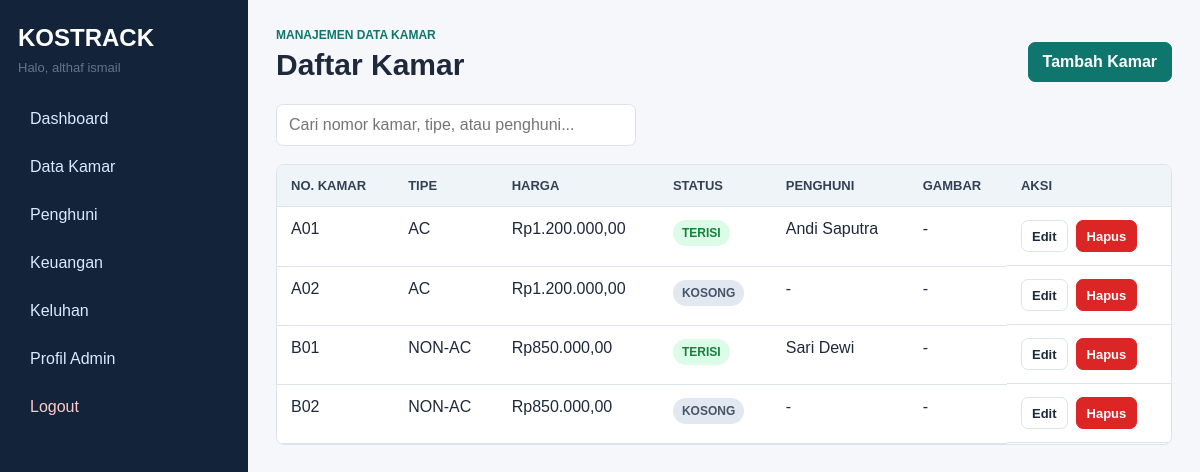
/index.php?route=owner/rooms (signed in), run on the app's committed database.
### tables this page shows
CREATE TABLE rooms (
  id INT AUTO_INCREMENT PRIMARY KEY,
  room_number VARCHAR(20) NOT NULL UNIQUE,
  type ENUM('AC','NON-AC') NOT NULL,
  price DECIMAL(12,2) NOT NULL,
  status ENUM('kosong','terisi') NOT NULL DEFAULT 'kosong',
  image VARCHAR(255) DEFAULT NULL,
  created_at TIMESTAMP DEFAULT CURRENT_TIMESTAMP
);

### app/core/Controller.php (called while the page is built, shortened)
<?php
abstract class Controller
{
    protected function view(string $view, array $data = []): void
    {
        extract($data);
        $viewFile = __DIR__ . '/../views/' . $view . '.php';
        require __DIR__ . '/../views/layouts/header.php';
        require $viewFile;
        require __DIR__ . '/../views/layouts/footer.php';
    }
}

### app/controllers/OwnerController.php (called while the page is built, shortened)
<?php
class OwnerController extends Controller
{
    public function rooms(): void
    {
        $this->view('owner/rooms', ['title' => 'Manajemen Kamar', 'rooms' => (new Room())->all()]);
    }
}

### index.php (called while the page is built, shortened)
<?php
require_once __DIR__ . '/../app/config/Database.php';
require_once __DIR__ . '/../app/core/helpers.php';
require_once __DIR__ . '/../app/core/Model.php';
require_once __DIR__ . '/../app/core/Controller.php';
$route = $_GET['route'] ?? 'auth/login';
[$controllerName, $method] = array_pad(explode('/', $route), 2, 'index');
(new $controllerClass())->$method();

### app/core/Model.php (called while the page is built, shortened)
<?php
abstract class Model
{
    public function __construct()
    {
        $this->db = Database::connect();
    }
}

### app/config/Database.php (called while the page is built)
<?php
class Database
{
    private static ?PDO $pdo = null;
    public static function connect(): PDO
    {
        if (self::$pdo === null) {
            $dsn = 'mysql:host=' . DB_HOST . ';dbname=' . DB_NAME . ';charset=utf8mb4';
            self::$pdo = new PDO($dsn, DB_USER, DB_PASS, [
                PDO::ATTR_ERRMODE => PDO::ERRMODE_EXCEPTION,
                PDO::ATTR_DEFAULT_FETCH_MODE => PDO::FETCH_ASSOC,
            ]);
        }
        return self::$pdo;
    }
}

### app/models/Room.php (called while the page is built, shortened)
<?php
class Room extends Model
{
    public function all(string $search = ''): array
    {
        $sql = "SELECT r.*, TRIM(CONCAT(COALESCE(u.nama_depan, ''), ' ', COALESCE(u.nama_belakang, ''))) AS tenant_name
                FROM rooms r
                LEFT JOIN tenants t ON t.room_id = r.id AND t.status = 'aktif'
                LEFT JOIN users u ON u.id = t.user_id";
        $params = [];
        $sql .= ' ORDER BY r.room_number ASC';
        $stmt = $this->db->prepare($sql);
        $stmt->execute($params);
        return $stmt->fetchAll();
    }
}

### app/core/helpers.php (called while the page is built, shortened)
<?php
function url(string $path = ''): string
{
    return rtrim(BASE_URL, '/') . '/' . ltrim($path, '/');
}
function rupiah($number): string
{
    return 'Rp' . number_format((float) $number, 2, ',', '.');
}
function e(?string $value): string
{
    return htmlspecialchars((string) $value, ENT_QUOTES, 'UTF-8');
}

### app/view/owner/rooms.php (the view, shortened to what this page needs)
<header class="page-header">
    <div>
        <p class="eyebrow">Manajemen Data Kamar</p>
        <h1>Daftar Kamar</h1>
    </div>
    <button class="btn primary" data-open-modal="roomCreateModal">Tambah Kamar</button>
</header>
<section class="toolbar">
    <input id="roomSearch" placeholder="Cari nomor kamar, tipe, atau penghuni...">
</section>
<div class="table-wrap">
    <table>
        <thead>
        <tr>
            <th>No. Kamar</th>
            <th>Tipe</th>
            <th>Harga</th>
            <th>Status</th>
            <th>Penghuni</th>
            <th>Gambar</th>
            <th>Aksi</th>
        </tr>
        </thead>
        <tbody id="roomRows">
        <?php foreach ($rooms as $room): ?>
            <tr>
                <td><?= e($room['room_number']) ?></td>
                <td><?= e($room['type']) ?></td>
                <td><?= rupiah($room['price']) ?></td>
                <td><span class="badge <?= $room['status'] === 'terisi' ? 'green' : 'neutral' ?>"><?= strtoupper($room['status']) ?></span></td>
                <td><?= e($room['tenant_name'] ?: '-') ?></td>
                <td><?= $room['image'] ? '<img class="thumb" src="' . e(url('uploads/rooms/' . $room['image'])) . '" alt="Kamar">' : '-' ?></td>
                <td class="actions">
                    <button class="btn small" data-fill-room='<?= e(json_encode($room)) ?>' data-open-modal="roomEditModal">Edit</button>
                    <form method="post" action="<?= url('index.php?route=owner/deleteRoom') ?>" data-confirm="Hapus kamar ini?">
                        <button class="btn small danger" type="submit">Hapus</button>
                    </form>
                </td>
            </tr>
        <?php endforeach; ?>
        </tbody>
    </table>
</div>

### public/asset/css/style.css (style rules this page uses)
:root { --bg: #f6f7fb; --surface: #ffffff; --text: #1e293b; --muted: #64748b; --line: #dbe3ef; --primary: #0f766e; --primary-strong: #115e59; --accent: #2563eb; --danger: #dc2626; --warning: #b45309; --success: #15803d; --shadow: 0 12px 30px rgba(15, 23, 42, .08); }
* { box-sizing: border-box; }
body { margin: 0; font-family: Arial, Helvetica, sans-serif; background: var(--bg); color: var(--text); }
button, input, select, textarea { font: inherit; }
.page-header { display: flex; justify-content: space-between; align-items: end; gap: 16px; margin-bottom: 22px; }
h1, h2 { margin: 0; letter-spacing: 0; }
h1 { font-size: 30px; }
.eyebrow { margin: 0 0 6px; color: var(--primary); font-weight: 700; text-transform: uppercase; font-size: 12px; }
.small { font-size: 13px; }
input, select, textarea { width: 100%; border: 1px solid var(--line); border-radius: 7px; padding: 11px 12px; background: #fff; color: var(--text); }
.btn { border: 1px solid var(--line); background: #fff; color: var(--text); min-height: 40px; padding: 9px 14px; border-radius: 7px; cursor: pointer; display: inline-flex; align-items: center; justify-content: center; gap: 8px; font-weight: 700; }
.btn.primary { background: var(--primary); border-color: var(--primary); color: #fff; }
.btn.danger { background: var(--danger); border-color: var(--danger); color: #fff; }
.btn.small { min-height: 32px; padding: 6px 10px; font-size: 13px; }
.toolbar { display: flex; flex-wrap: wrap; align-items: center; gap: 12px; margin: 18px 0; }
.toolbar input { max-width: 360px; }
.table-wrap { width: 100%; overflow-x: auto; background: var(--surface); border: 1px solid var(--line); border-radius: 8px; }
table { width: 100%; border-collapse: collapse; min-width: 760px; }
th, td { padding: 13px 14px; border-bottom: 1px solid var(--line); text-align: left; vertical-align: top; }
th { background: #eef4f8; color: #334155; font-size: 13px; text-transform: uppercase; }
.actions { display: flex; gap: 8px; flex-wrap: wrap; }
.actions form { display: inline; }
.badge { display: inline-flex; align-items: center; min-height: 26px; padding: 4px 9px; border-radius: 999px; font-size: 12px; font-weight: 800; }
.badge.green { background: #dcfce7; color: var(--success); }
.badge.neutral { background: #e2e8f0; color: #475569; }

### data on the page
rooms: room_number "A01", type "AC", price "Rp1.200.000,00", status "TERISI", tenant_name "Andi Saputra"
rooms: room_number "A02", type "AC", price "Rp1.200.000,00", status "KOSONG", tenant_name "-"
rooms: room_number "B01", type "NON-AC", price "Rp850.000,00", status "TERISI", tenant_name "Sari Dewi"
rooms: room_number "B02", type "NON-AC", price "Rp850.000,00", status "KOSONG", tenant_name "-"

### other printed values
$user['full_name'] "althaf ismail"
